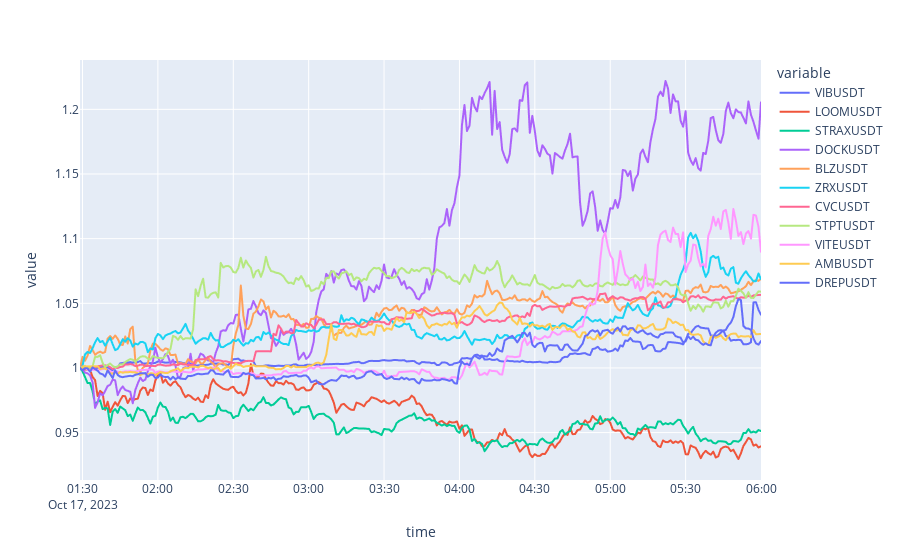

The notebook cell saved with this chart:
### Markdown cell above
**Plotting**

### Code cell
fig_apac = px.line(rel_apac, x = rel_apac.index, y = rel_apac.columns)
fig_apac.show()

### Figure 1 — Plotly figure (JSON) as saved in the notebook; plotly's stock layout.template omitted (floating-point values rounded to 4 significant figures; data arrays with more than 128 entries replaced by an {"elided": "..."} marker saying what was removed)
{"data": [{"hovertemplate": "variable=VIBUSDT<br>time=%{x}<br>value=%{y}<extra></extra>", "legendgroup": "VIBUSDT", "line": {"color": "#636efa", "dash": "solid"}, "marker": {"symbol": "circle"}, "mode": "lines", "name": "VIBUSDT", "showlegend": true, "type": "scattergl", "x": {"elided": "272 str values"}, "xaxis": "x", "y": {"elided": "272 float values"}, "yaxis": "y"}, {"hovertemplate": "variable=LOOMUSDT<br>time=%{x}<br>value=%{y}<extra></extra>", "legendgroup": "LOOMUSDT", "line": {"color": "#EF553B", "dash": "solid"}, "marker": {"symbol": "circle"}, "mode": "lines", "name": "LOOMUSDT", "showlegend": true, "type": "scattergl", "x": {"elided": "272 str values"}, "xaxis": "x", "y": {"elided": "272 float values"}, "yaxis": "y"}, {"hovertemplate": "variable=STRAXUSDT<br>time=%{x}<br>value=%{y}<extra></extra>", "legendgroup": "STRAXUSDT", "line": {"color": "#00cc96", "dash": "solid"}, "marker": {"symbol": "circle"}, "mode": "lines", "name": "STRAXUSDT", "showlegend": true, "type": "scattergl", "x": {"elided": "272 str values"}, "xaxis": "x", "y": {"elided": "272 float values"}, "yaxis": "y"}, {"hovertemplate": "variable=DOCKUSDT<br>time=%{x}<br>value=%{y}<extra></extra>", "legendgroup": "DOCKUSDT", "line": {"color": "#ab63fa", "dash": "solid"}, "marker": {"symbol": "circle"}, "mode": "lines", "name": "DOCKUSDT", "showlegend": true, "type": "scattergl", "x": {"elided": "272 str values"}, "xaxis": "x", "y": {"elided": "272 float values"}, "yaxis": "y"}, {"hovertemplate": "variable=BLZUSDT<br>time=%{x}<br>value=%{y}<extra></extra>", "legendgroup": "BLZUSDT", "line": {"color": "#FFA15A", "dash": "solid"}, "marker": {"symbol": "circle"}, "mode": "lines", "name": "BLZUSDT", "showlegend": true, "type": "scattergl", "x": {"elided": "272 str values"}, "xaxis": "x", "y": {"elided": "272 float values"}, "yaxis": "y"}, {"hovertemplate": "variable=ZRXUSDT<br>time=%{x}<br>value=%{y}<extra></extra>", "legendgroup": "ZRXUSDT", "line": {"color": "#19d3f3", "dash": "solid"}, "marker": {"symbol": "circle"}, "mode": "lines", "name": "ZRXUSDT", "showlegend": true, "type": "scattergl", "x": {"elided": "272 str values"}, "xaxis": "x", "y": {"elided": "272 float values"}, "yaxis": "y"}, {"hovertemplate": "variable=CVCUSDT<br>time=%{x}<br>value=%{y}<extra></extra>", "legendgroup": "CVCUSDT", "line": {"color": "#FF6692", "dash": "solid"}, "marker": {"symbol": "circle"}, "mode": "lines", "name": "CVCUSDT", "showlegend": true, "type": "scattergl", "x": {"elided": "272 str values"}, "xaxis": "x", "y": {"elided": "272 float values"}, "yaxis": "y"}, {"hovertemplate": "variable=STPTUSDT<br>time=%{x}<br>value=%{y}<extra></extra>", "legendgroup": "STPTUSDT", "line": {"color": "#B6E880", "dash": "solid"}, "marker": {"symbol": "circle"}, "mode": "lines", "name": "STPTUSDT", "showlegend": true, "type": "scattergl", "x": {"elided": "272 str values"}, "xaxis": "x", "y": {"elided": "272 float values"}, "yaxis": "y"}, {"hovertemplate": "variable=VITEUSDT<br>time=%{x}<br>value=%{y}<extra></extra>", "legendgroup": "VITEUSDT", "line": {"color": "#FF97FF", "dash": "solid"}, "marker": {"symbol": "circle"}, "mode": "lines", "name": "VITEUSDT", "showlegend": true, "type": "scattergl", "x": {"elided": "272 str values"}, "xaxis": "x", "y": {"elided": "272 float values"}, "yaxis": "y"}, {"hovertemplate": "variable=AMBUSDT<br>time=%{x}<br>value=%{y}<extra></extra>", "legendgroup": "AMBUSDT", "line": {"color": "#FECB52", "dash": "solid"}, "marker": {"symbol": "circle"}, "mode": "lines", "name": "AMBUSDT", "showlegend": true, "type": "scattergl", "x": {"elided": "272 str values"}, "xaxis": "x", "y": {"elided": "272 float values"}, "yaxis": "y"}, {"hovertemplate": "variable=DREPUSDT<br>time=%{x}<br>value=%{y}<extra></extra>", "legendgroup": "DREPUSDT", "line": {"color": "#636efa", "dash": "solid"}, "marker": {"symbol": "circle"}, "mode": "lines", "name": "DREPUSDT", "showlegend": true, "type": "scattergl", "x": {"elided": "272 str values"}, "xaxis": "x", "y": {"elided": "272 float values"}, "yaxis": "y"}], "layout": {"legend": {"title": {"text": "variable"}, "tracegroupgap": 0}, "margin": {"t": 60}, "xaxis": {"anchor": "y", "domain": [0, 1], "title": {"text": "time"}}, "yaxis": {"anchor": "x", "domain": [0, 1], "title": {"text": "value"}}}}
